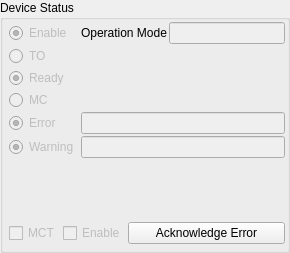
<?xml version="1.0" encoding="UTF-8"?>
<ui version="4.0">
 <class>H2Status</class>
 <widget class="QWidget" name="H2Status">
  <property name="windowModality">
   <enum>Qt::WindowModal</enum>
  </property>
  <property name="enabled">
   <bool>true</bool>
  </property>
  <property name="geometry">
   <rect>
    <x>0</x>
    <y>0</y>
    <width>290</width>
    <height>253</height>
   </rect>
  </property>
  <property name="sizePolicy">
   <sizepolicy hsizetype="Fixed" vsizetype="Preferred">
    <horstretch>0</horstretch>
    <verstretch>0</verstretch>
   </sizepolicy>
  </property>
  <property name="minimumSize">
   <size>
    <width>290</width>
    <height>200</height>
   </size>
  </property>
  <property name="maximumSize">
   <size>
    <width>290</width>
    <height>16777215</height>
   </size>
  </property>
  <property name="windowTitle">
   <string>Form</string>
  </property>
  <layout class="QGridLayout" name="gridLayout">
   <property name="leftMargin">
    <number>0</number>
   </property>
   <property name="topMargin">
    <number>0</number>
   </property>
   <property name="rightMargin">
    <number>0</number>
   </property>
   <property name="bottomMargin">
    <number>0</number>
   </property>
   <property name="spacing">
    <number>0</number>
   </property>
   <item row="0" column="0">
    <widget class="QGroupBox" name="groupBox_9">
     <property name="minimumSize">
      <size>
       <width>0</width>
       <height>0</height>
      </size>
     </property>
     <property name="title">
      <string>Device Status</string>
     </property>
     <layout class="QGridLayout" name="gridLayout_9">
      <property name="leftMargin">
       <number>6</number>
      </property>
      <property name="topMargin">
       <number>2</number>
      </property>
      <property name="rightMargin">
       <number>2</number>
      </property>
      <property name="bottomMargin">
       <number>6</number>
      </property>
      <property name="spacing">
       <number>2</number>
      </property>
      <item row="0" column="1">
       <widget class="QLabel" name="label">
        <property name="sizePolicy">
         <sizepolicy hsizetype="Preferred" vsizetype="Fixed">
          <horstretch>0</horstretch>
          <verstretch>0</verstretch>
         </sizepolicy>
        </property>
        <property name="text">
         <string>Operation Mode</string>
        </property>
       </widget>
      </item>
      <item row="2" column="0">
       <widget class="QRadioButton" name="radReady">
        <property name="enabled">
         <bool>false</bool>
        </property>
        <property name="text">
         <string>Ready</string>
        </property>
        <property name="checked">
         <bool>true</bool>
        </property>
        <property name="autoExclusive">
         <bool>false</bool>
        </property>
       </widget>
      </item>
      <item row="0" column="2" colspan="2">
       <widget class="QLineEdit" name="edtOpMode">
        <property name="enabled">
         <bool>false</bool>
        </property>
        <property name="sizePolicy">
         <sizepolicy hsizetype="Expanding" vsizetype="Preferred">
          <horstretch>0</horstretch>
          <verstretch>0</verstretch>
         </sizepolicy>
        </property>
       </widget>
      </item>
      <item row="0" column="0">
       <widget class="QRadioButton" name="radEn">
        <property name="enabled">
         <bool>false</bool>
        </property>
        <property name="text">
         <string>Enable</string>
        </property>
        <property name="checked">
         <bool>true</bool>
        </property>
        <property name="autoExclusive">
         <bool>false</bool>
        </property>
       </widget>
      </item>
      <item row="3" column="0">
       <widget class="QRadioButton" name="radMc">
        <property name="enabled">
         <bool>false</bool>
        </property>
        <property name="text">
         <string>MC</string>
        </property>
        <property name="autoExclusive">
         <bool>false</bool>
        </property>
       </widget>
      </item>
      <item row="1" column="0">
       <widget class="QRadioButton" name="radTo">
        <property name="enabled">
         <bool>false</bool>
        </property>
        <property name="text">
         <string>TO</string>
        </property>
        <property name="autoExclusive">
         <bool>false</bool>
        </property>
       </widget>
      </item>
      <item row="4" column="1" colspan="3">
       <widget class="QLineEdit" name="edtError">
        <property name="enabled">
         <bool>false</bool>
        </property>
        <property name="sizePolicy">
         <sizepolicy hsizetype="Expanding" vsizetype="Preferred">
          <horstretch>0</horstretch>
          <verstretch>0</verstretch>
         </sizepolicy>
        </property>
       </widget>
      </item>
      <item row="5" column="0">
       <widget class="QRadioButton" name="radWarning">
        <property name="enabled">
         <bool>false</bool>
        </property>
        <property name="text">
         <string>Warning</string>
        </property>
        <property name="checked">
         <bool>true</bool>
        </property>
        <property name="autoExclusive">
         <bool>false</bool>
        </property>
       </widget>
      </item>
      <item row="4" column="0">
       <widget class="QRadioButton" name="radError">
        <property name="enabled">
         <bool>false</bool>
        </property>
        <property name="text">
         <string>Error</string>
        </property>
        <property name="checked">
         <bool>true</bool>
        </property>
        <property name="autoExclusive">
         <bool>false</bool>
        </property>
       </widget>
      </item>
      <item row="5" column="1" colspan="3">
       <widget class="QLineEdit" name="edtWarning">
        <property name="enabled">
         <bool>false</bool>
        </property>
        <property name="sizePolicy">
         <sizepolicy hsizetype="Expanding" vsizetype="Preferred">
          <horstretch>0</horstretch>
          <verstretch>0</verstretch>
         </sizepolicy>
        </property>
       </widget>
      </item>
      <item row="6" column="0">
       <spacer name="verticalSpacer_2">
        <property name="orientation">
         <enum>Qt::Vertical</enum>
        </property>
        <property name="sizeHint" stdset="0">
         <size>
          <width>20</width>
          <height>40</height>
         </size>
        </property>
       </spacer>
      </item>
      <item row="7" column="0" rowspan="2" colspan="4">
       <layout class="QHBoxLayout" name="horizontalLayout">
        <property name="spacing">
         <number>2</number>
        </property>
        <item>
         <widget class="QCheckBox" name="chkMct">
          <property name="enabled">
           <bool>false</bool>
          </property>
          <property name="sizePolicy">
           <sizepolicy hsizetype="Fixed" vsizetype="Preferred">
            <horstretch>1</horstretch>
            <verstretch>0</verstretch>
           </sizepolicy>
          </property>
          <property name="minimumSize">
           <size>
            <width>50</width>
            <height>0</height>
           </size>
          </property>
          <property name="text">
           <string>MCT</string>
          </property>
         </widget>
        </item>
        <item>
         <widget class="QCheckBox" name="chkPwr">
          <property name="enabled">
           <bool>false</bool>
          </property>
          <property name="sizePolicy">
           <sizepolicy hsizetype="Fixed" vsizetype="Preferred">
            <horstretch>1</horstretch>
            <verstretch>0</verstretch>
           </sizepolicy>
          </property>
          <property name="minimumSize">
           <size>
            <width>50</width>
            <height>0</height>
           </size>
          </property>
          <property name="text">
           <string>Enable</string>
          </property>
         </widget>
        </item>
        <item>
         <widget class="QPushButton" name="btnAckError">
          <property name="sizePolicy">
           <sizepolicy hsizetype="Preferred" vsizetype="Preferred">
            <horstretch>2</horstretch>
            <verstretch>0</verstretch>
           </sizepolicy>
          </property>
          <property name="minimumSize">
           <size>
            <width>0</width>
            <height>0</height>
           </size>
          </property>
          <property name="text">
           <string>Acknowledge Error</string>
          </property>
          <property name="flat">
           <bool>false</bool>
          </property>
         </widget>
        </item>
       </layout>
      </item>
     </layout>
    </widget>
   </item>
  </layout>
 </widget>
 <resources/>
 <connections/>
</ui>
